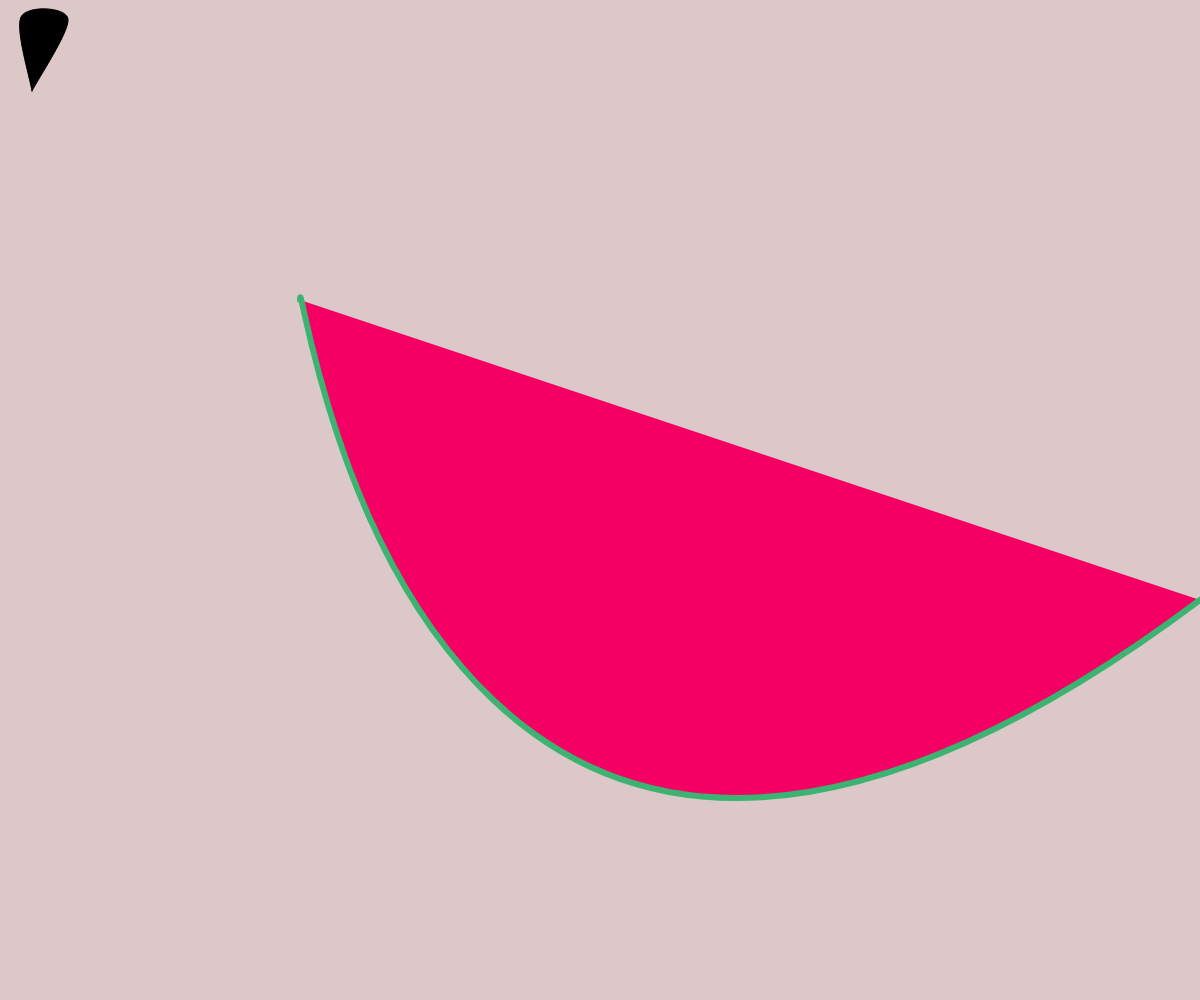
Frame 1 (no input)
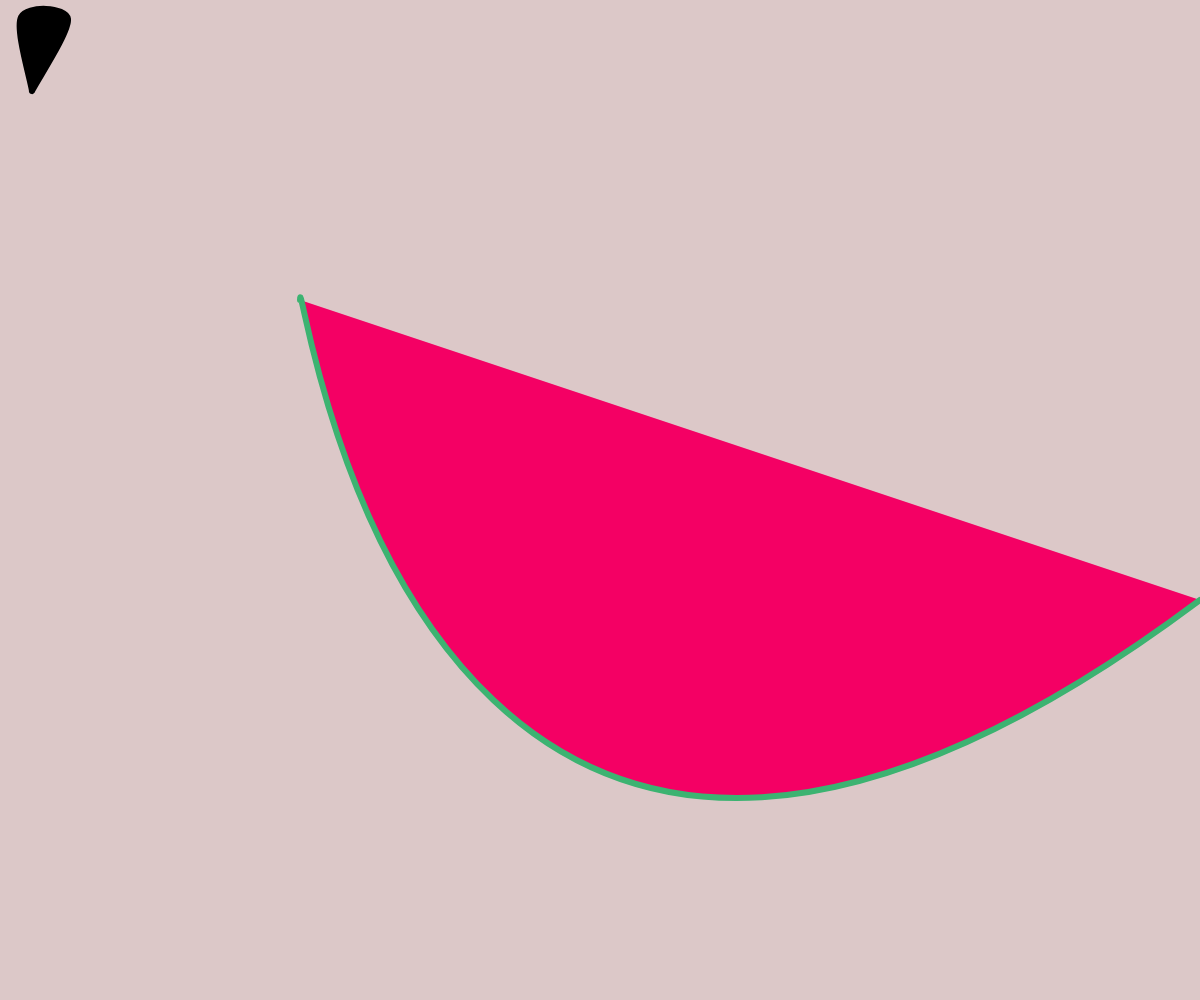
Frame 60 (no input)
Frame 120 (the mouse pressed at the canvas centre since frame 60): identical to frame 60, image omitted

The p5.js sketch that drew these frames (run headless with seeded random() and noise() and a simulated clock; from frame 60 on, the mouse is pressed at the canvas centre):

// p5.js sketch
// ── sketch.js
function setup() {
  createCanvas(windowWidth, windowHeight);
}

function draw() {
  background(220, 200, 200);
  fill(0, 0, 0);
  stroke(0)
  beginShape();
  curveVertex(32, 91);
  curveVertex(32, 91);
  curveVertex(68, 19);
  curveVertex(21, 17);
  curveVertex(32, 91);
  curveVertex(32, 91);
  endShape();  
  noFill();
  fill(244, 0, 100);
  strokeWeight(6);
  stroke(60,179,113);
  bezier(width, width/2, width/3, width, width/4, width/5, width/4, width/4);
}
